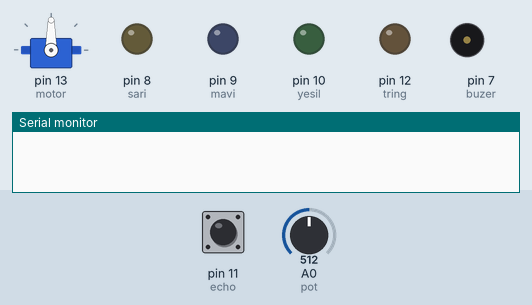
A sketch run on a simulated Arduino Uno, built with avr-gcc and run on an emulated ATmega328P. On the bench: servo, output pins drawn as LEDs (lit = HIGH), buzzer (waves = sounding), the last lines printed to the serial monitor. Dashed ring = blinking. The test bench sets the inputs (shaded band); at power-on: A0 (pot) = 512, pin 11 (echo) LOW.

Above: at 1.8 s.
1.9 s: A0 (pot) set to 390
At 3.2 s:
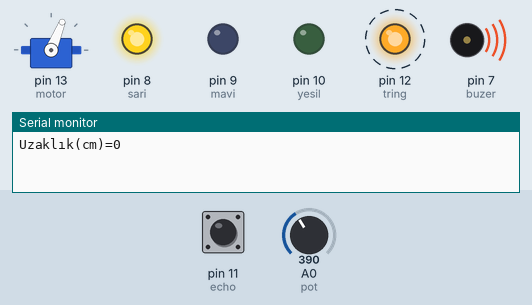
7.3 s: A0 (pot) set to 306
At 10.1 s:
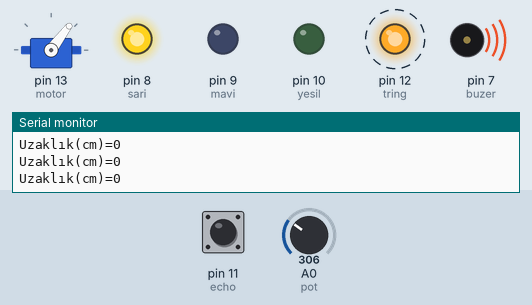
14.0 s: A0 (pot) set to 190
At 16.1 s:
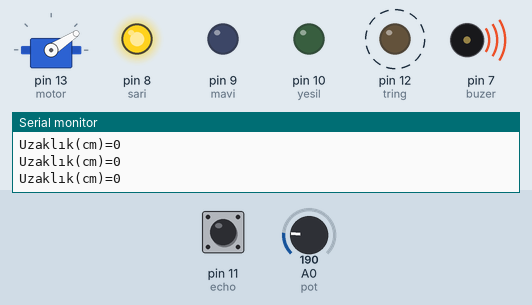
20.7 s: A0 (pot) set to 10
At 22.5 s:
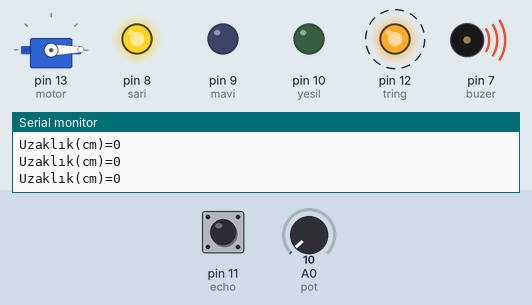
27.4 s: A0 (pot) set to 511
At 30.4 s:
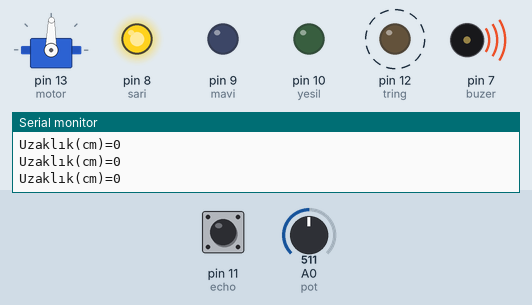
34.1 s: pin 11 (echo) pulsed HIGH 5 times (0.12 s each, 0.3 s apart)
Timing chart, 0 to 43.3 s (numbered marks = the images above; inputs shaded):
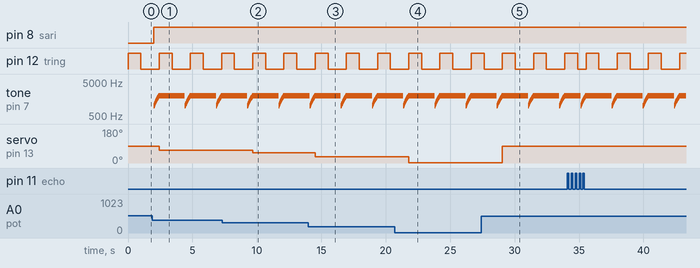

Measured:
- after the input at 1.9 s, servo on pin 13 (motor): 90° → 68° after 0.52 s
- after the input at 7.3 s, servo on pin 13 (motor): 68° → 53° after 2.4 s
- after the input at 14.0 s, servo on pin 13 (motor): 53° → 33° after 0.53 s
- after the input at 20.7 s, servo on pin 13 (motor): 33° → 1° after 1.1 s
- after the input at 27.4 s, servo on pin 13 (motor): 1° → 89° after 1.7 s
- by itself, pin 12 (tring): repeats every 2.4 s: HIGH 1.0 s, LOW 1.4 s
- by itself, tone on pin 7 (buzer): plays 1000 Hz for 0.02 s, 1050 Hz for 0.02 s, 1100 Hz for 0.02 s, 1150 Hz for 0.02 s, 1200 Hz for 0.02 s, 1250 Hz for 0.02 s … (84 notes in this stretch)

The sketch:

servo_mesafe_buzzer_led.ino
```cpp
#include <Servo.h>

Servo ogun;
int pot = A0;
int echo = 11;
int tring = 12;
int sari = 8;
int mavi = 9;
int yesil = 10;
int buzer = 7;
int motor = 13;

void setup()
{
  pinMode(sari, OUTPUT);
  pinMode(mavi, OUTPUT);
  pinMode(yesil, OUTPUT);
  pinMode(buzer, OUTPUT);
  pinMode(echo, INPUT);
  pinMode(tring, OUTPUT);
  Serial.begin(9600);
  ogun.attach(motor);
}

void loop()
{
  int oku = analogRead(pot);
  int servokontrol = map(oku, 0, 1023, 0, 180);
  ogun.write(servokontrol);
  int mesafe = mesafesensoru(); // Mesafe ölçümünü al
  LEDveBuzzerKontrolEt(mesafe); // Mesafeye bağlı olarak LED'leri ve buzzer'ı kontrol et
}

int mesafesensoru()
{
  int sure, uzaklik;
  digitalWrite(tring, HIGH);
  delay(1000);
  digitalWrite(tring, LOW);
  sure = pulseIn(echo, HIGH);
  uzaklik = (sure / 58);
  Serial.print("Uzaklık(cm)=");
  Serial.println(uzaklik);

  return uzaklik;
}
void LEDveBuzzerKontrolEt(int mesafe)
{
  if (mesafe <= 20)
  {
    digitalWrite(sari, HIGH);
    digitalWrite(mavi, LOW);
    digitalWrite(yesil, LOW);

    // Buzzer'dan ses çal ve frekansı artır
    for (int i = 1000; i <= 2000; i += 50)
    {
      tone(buzer, i);
      delay(20); // Küçük bir gecikme ekleyerek sesin daha yavaş artmasını sağlayabilirsiniz
    }
  }
  else if (mesafe > 20 && mesafe <= 200)
  {
    digitalWrite(sari, LOW);
    digitalWrite(mavi, HIGH);
    digitalWrite(yesil, LOW);
    tone(buzer, map(mesafe, 20, 200, 1000, 2000)); // Mesafe ile orantılı ton frekansı
  }
  else if (mesafe > 200 && mesafe <= 400)
  {
    digitalWrite(sari, LOW);
    digitalWrite(mavi, LOW);
    digitalWrite(yesil, HIGH);
    tone(buzer, 2000); // Yüksek ton frekansı
  }
  else
  {
    // Mesafe 400 cm'den büyükse, tüm LED'leri kapat ve buzzer'ı kapat
    digitalWrite(sari, LOW);
    digitalWrite(mavi, LOW);
    digitalWrite(yesil, LOW);
    noTone(buzer);
  }
}
```
